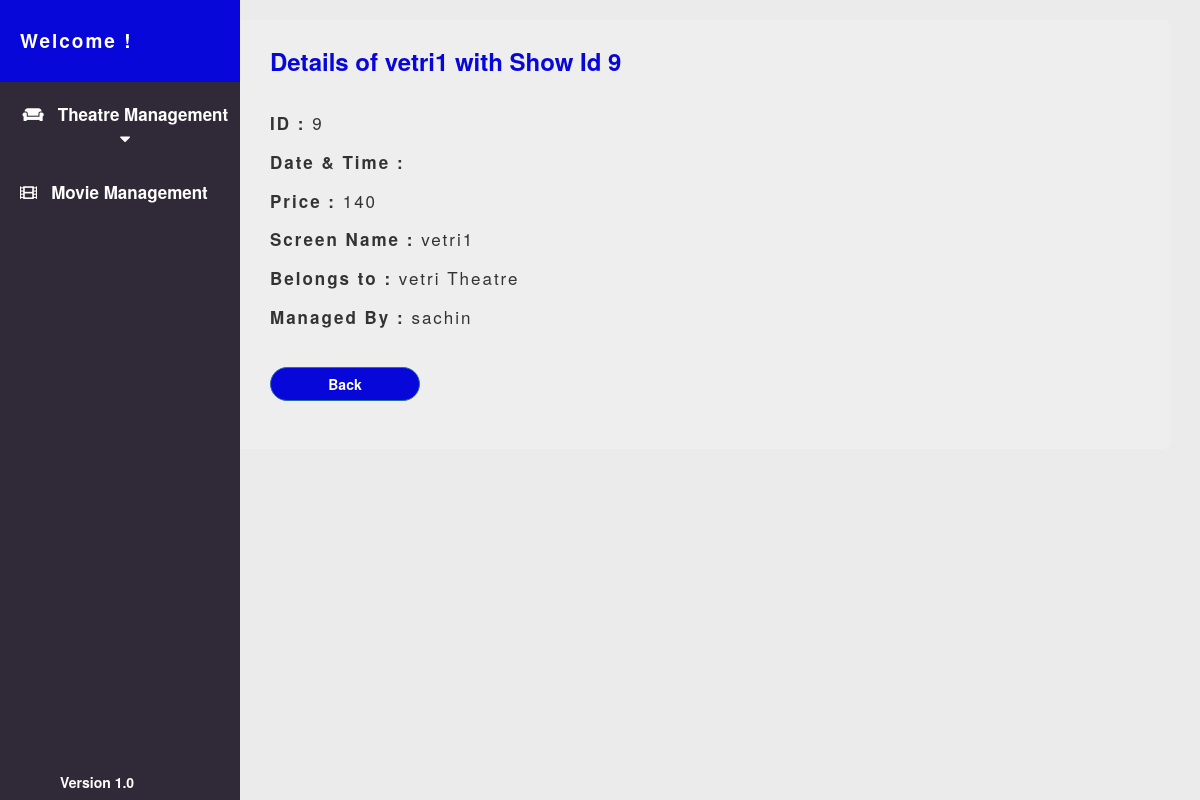
Page /manager/dashboard/show-detail/9/ (signed in) on the committed database.
### dashboard/models.py (models this page shows, shortened)
class show(models.Model) :
    date = models.DateField()
    time = models.TimeField()
    price = models.IntegerField()
    screen = models.ForeignKey(screen,related_name="show_screen",on_delete=models.CASCADE)
    theatre = models.ForeignKey(theatre,related_name="show_theatre",on_delete=models.CASCADE)
    movie = models.ForeignKey(movie,related_name="show_movie",on_delete=models.CASCADE)

class screen(models.Model) :
    name = models.CharField(max_length=20)
    no_of_rows = models.IntegerField(validators=[MaxValueValidator(75)])
    no_of_columns = models.IntegerField(validators=[MaxValueValidator(50)])
    theatre = models.ForeignKey(theatre,related_name="screen",on_delete=models.CASCADE)

class theatre(models.Model) :
    name = models.CharField(max_length=30)
    address = models.CharField(max_length=100)
    phone = models.BigIntegerField()
    theatre_manager = models.ForeignKey(theatre_manager,related_name="theatre",on_delete=models.CASCADE)

class theatre_manager(models.Model):
    name=models.CharField(max_length=20)
    email=models.EmailField()
    address=models.CharField(max_length=1000)
    phone=models.BigIntegerField()

### dashboard/views.py (the view)
# urls.py: re_path(r'^show-detail/(?P<pk>\d+)/',views.show_detail_view.as_view(),name="show-detail-view"),
class show_detail_view(LoginRequiredMixin, DetailView):
    context_object_name = 'show'
    model = models.show
    template_name = 'dashboard/show-detail-view.html'
    permission_required = 'dashboard.show.can_view_show'

### dashboard/templates/dashboard/show-detail-view.html (shortened to what this page needs)
{% extends 'dashboard/layout.html' %}
{% block content %}
<h3><strong>
    Details of {{ show.screen.name }} with Show Id {{ show.id }}
  </strong></h3></br>
  <h4><strong>ID : </strong>{{ show.id }}</h4>
  <h4><strong>Date & Time : </strong>{{ show.date_time }}</h4>
  <h4><strong>Price : </strong>{{ show.price }}</h4>
  <h4><strong>Screen Name : </strong>{{ show.screen.name }}</h4>
  <h4><strong>Belongs to : </strong>{{ show.theatre.name }} Theatre</h4>
  <h4><strong>Managed By : </strong>{{ show.theatre.theatre_manager.name }}</h4></br>
  <a href="{% url 'dashboard:show-view' %}"><button class="btn btn-primary">Back</button></a>
{% endblock %}

### static/css/style.css (style rules this page uses)
* { margin: 0; padding: 0; border: 0; }

### dashboard/templates/dashboard/show-detail-view.html (style rules this page uses)
h3 { color : rgb(7, 7, 218); margin-top : -20px; }
h4 { letter-spacing: 2px; padding-bottom: 10px; font-size: 17px; }
.btn-primary { color: rgb(255, 255, 255); background-color: rgb(7, 7, 218); border-radius: 2rem; width: 150px; font-weight: 700; }

### rows in the picture
show: screen.name "vetri1", id "9", price "140", theatre.name "vetri", theatre.theatre_manager.name "sachin"
